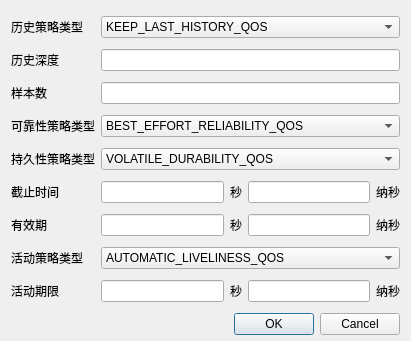
<?xml version="1.0" encoding="UTF-8"?>
<ui version="4.0">
 <class>QosDialog</class>
 <widget class="QDialog" name="QosDialog">
  <property name="geometry">
   <rect>
    <x>0</x>
    <y>0</y>
    <width>400</width>
    <height>341</height>
   </rect>
  </property>
  <property name="windowTitle">
   <string>QoS设置</string>
  </property>
  <layout class="QGridLayout" name="gridLayout">
   <property name="bottomMargin">
    <number>0</number>
   </property>
   <item row="4" column="0">
    <widget class="QLabel" name="label_5">
     <property name="sizePolicy">
      <sizepolicy hsizetype="Preferred" vsizetype="Fixed">
       <horstretch>0</horstretch>
       <verstretch>0</verstretch>
      </sizepolicy>
     </property>
     <property name="text">
      <string>持久性策略类型</string>
     </property>
    </widget>
   </item>
   <item row="4" column="1">
    <widget class="QComboBox" name="cmbDurability">
     <item>
      <property name="text">
       <string>VOLATILE_DURABILITY_QOS</string>
      </property>
     </item>
     <item>
      <property name="text">
       <string>TRANSIENT_LOCAL_DURABILITY_QOS</string>
      </property>
     </item>
     <item>
      <property name="text">
       <string>TRANSIENT_DURABILITY_QOS</string>
      </property>
     </item>
     <item>
      <property name="text">
       <string>PERSISTENT_DURABILITY_QOS</string>
      </property>
     </item>
    </widget>
   </item>
   <item row="5" column="0">
    <widget class="QLabel" name="label_6">
     <property name="sizePolicy">
      <sizepolicy hsizetype="Preferred" vsizetype="Fixed">
       <horstretch>0</horstretch>
       <verstretch>0</verstretch>
      </sizepolicy>
     </property>
     <property name="text">
      <string>截止时间</string>
     </property>
    </widget>
   </item>
   <item row="6" column="1">
    <layout class="QHBoxLayout" name="horizontalLayout_2">
     <item>
      <widget class="QLineEdit" name="leLifespanSec"/>
     </item>
     <item>
      <widget class="QLabel" name="label_10">
       <property name="sizePolicy">
        <sizepolicy hsizetype="Fixed" vsizetype="Preferred">
         <horstretch>0</horstretch>
         <verstretch>0</verstretch>
        </sizepolicy>
       </property>
       <property name="text">
        <string>秒</string>
       </property>
      </widget>
     </item>
     <item>
      <widget class="QLineEdit" name="leLifespanNsec">
       <property name="maxLength">
        <number>10</number>
       </property>
      </widget>
     </item>
     <item>
      <widget class="QLabel" name="label_11">
       <property name="sizePolicy">
        <sizepolicy hsizetype="Fixed" vsizetype="Preferred">
         <horstretch>0</horstretch>
         <verstretch>0</verstretch>
        </sizepolicy>
       </property>
       <property name="text">
        <string>纳秒</string>
       </property>
      </widget>
     </item>
    </layout>
   </item>
   <item row="2" column="0">
    <widget class="QLabel" name="label_3">
     <property name="sizePolicy">
      <sizepolicy hsizetype="Preferred" vsizetype="Fixed">
       <horstretch>0</horstretch>
       <verstretch>0</verstretch>
      </sizepolicy>
     </property>
     <property name="text">
      <string>样本数</string>
     </property>
    </widget>
   </item>
   <item row="3" column="1">
    <widget class="QComboBox" name="cmbReliability">
     <item>
      <property name="text">
       <string>BEST_EFFORT_RELIABILITY_QOS</string>
      </property>
     </item>
     <item>
      <property name="text">
       <string>RELIABLE_RELIABILITY_QOS</string>
      </property>
     </item>
    </widget>
   </item>
   <item row="6" column="0">
    <widget class="QLabel" name="label_9">
     <property name="sizePolicy">
      <sizepolicy hsizetype="Preferred" vsizetype="Fixed">
       <horstretch>0</horstretch>
       <verstretch>0</verstretch>
      </sizepolicy>
     </property>
     <property name="text">
      <string>有效期</string>
     </property>
    </widget>
   </item>
   <item row="7" column="0">
    <widget class="QLabel" name="label_12">
     <property name="sizePolicy">
      <sizepolicy hsizetype="Preferred" vsizetype="Fixed">
       <horstretch>0</horstretch>
       <verstretch>0</verstretch>
      </sizepolicy>
     </property>
     <property name="text">
      <string>活动策略类型</string>
     </property>
    </widget>
   </item>
   <item row="7" column="1">
    <widget class="QComboBox" name="cmbLiveliness">
     <item>
      <property name="text">
       <string>AUTOMATIC_LIVELINESS_QOS</string>
      </property>
     </item>
     <item>
      <property name="text">
       <string>MANUAL_BY_PARTICIPANT_LIVELINESS_QOS</string>
      </property>
     </item>
     <item>
      <property name="text">
       <string>MANUAL_BY_TOPIC_LIVELINESS_QOS</string>
      </property>
     </item>
    </widget>
   </item>
   <item row="0" column="0">
    <widget class="QLabel" name="label">
     <property name="sizePolicy">
      <sizepolicy hsizetype="Preferred" vsizetype="Fixed">
       <horstretch>0</horstretch>
       <verstretch>0</verstretch>
      </sizepolicy>
     </property>
     <property name="text">
      <string>历史策略类型</string>
     </property>
    </widget>
   </item>
   <item row="0" column="1">
    <widget class="QComboBox" name="cmbHistory">
     <item>
      <property name="text">
       <string>KEEP_LAST_HISTORY_QOS</string>
      </property>
     </item>
     <item>
      <property name="text">
       <string>KEEP_ALL_HISTORY_QOS</string>
      </property>
     </item>
    </widget>
   </item>
   <item row="9" column="1">
    <widget class="QDialogButtonBox" name="buttonBox">
     <property name="orientation">
      <enum>Qt::Horizontal</enum>
     </property>
     <property name="standardButtons">
      <set>QDialogButtonBox::Cancel|QDialogButtonBox::Ok</set>
     </property>
    </widget>
   </item>
   <item row="5" column="1">
    <layout class="QHBoxLayout" name="horizontalLayout">
     <item>
      <widget class="QLineEdit" name="leDdlSec"/>
     </item>
     <item>
      <widget class="QLabel" name="label_7">
       <property name="sizePolicy">
        <sizepolicy hsizetype="Fixed" vsizetype="Preferred">
         <horstretch>0</horstretch>
         <verstretch>0</verstretch>
        </sizepolicy>
       </property>
       <property name="text">
        <string>秒</string>
       </property>
      </widget>
     </item>
     <item>
      <widget class="QLineEdit" name="leDdlNsec">
       <property name="maxLength">
        <number>10</number>
       </property>
      </widget>
     </item>
     <item>
      <widget class="QLabel" name="label_8">
       <property name="sizePolicy">
        <sizepolicy hsizetype="Fixed" vsizetype="Preferred">
         <horstretch>0</horstretch>
         <verstretch>0</verstretch>
        </sizepolicy>
       </property>
       <property name="text">
        <string>纳秒</string>
       </property>
      </widget>
     </item>
    </layout>
   </item>
   <item row="1" column="0">
    <widget class="QLabel" name="label_2">
     <property name="sizePolicy">
      <sizepolicy hsizetype="Preferred" vsizetype="Fixed">
       <horstretch>0</horstretch>
       <verstretch>0</verstretch>
      </sizepolicy>
     </property>
     <property name="text">
      <string>历史深度</string>
     </property>
    </widget>
   </item>
   <item row="3" column="0">
    <widget class="QLabel" name="label_4">
     <property name="sizePolicy">
      <sizepolicy hsizetype="Preferred" vsizetype="Fixed">
       <horstretch>0</horstretch>
       <verstretch>0</verstretch>
      </sizepolicy>
     </property>
     <property name="text">
      <string>可靠性策略类型</string>
     </property>
    </widget>
   </item>
   <item row="8" column="0">
    <widget class="QLabel" name="label_13">
     <property name="sizePolicy">
      <sizepolicy hsizetype="Preferred" vsizetype="Fixed">
       <horstretch>0</horstretch>
       <verstretch>0</verstretch>
      </sizepolicy>
     </property>
     <property name="text">
      <string>活动期限</string>
     </property>
    </widget>
   </item>
   <item row="8" column="1">
    <layout class="QHBoxLayout" name="horizontalLayout_3">
     <item>
      <widget class="QLineEdit" name="leLDSec"/>
     </item>
     <item>
      <widget class="QLabel" name="label_14">
       <property name="sizePolicy">
        <sizepolicy hsizetype="Fixed" vsizetype="Preferred">
         <horstretch>0</horstretch>
         <verstretch>0</verstretch>
        </sizepolicy>
       </property>
       <property name="text">
        <string>秒</string>
       </property>
      </widget>
     </item>
     <item>
      <widget class="QLineEdit" name="leLDNsec">
       <property name="maxLength">
        <number>10</number>
       </property>
      </widget>
     </item>
     <item>
      <widget class="QLabel" name="label_15">
       <property name="sizePolicy">
        <sizepolicy hsizetype="Fixed" vsizetype="Preferred">
         <horstretch>0</horstretch>
         <verstretch>0</verstretch>
        </sizepolicy>
       </property>
       <property name="text">
        <string>纳秒</string>
       </property>
      </widget>
     </item>
    </layout>
   </item>
   <item row="1" column="1">
    <widget class="QLineEdit" name="leDepth"/>
   </item>
   <item row="2" column="1">
    <widget class="QLineEdit" name="leSamples"/>
   </item>
  </layout>
 </widget>
 <resources/>
 <connections>
  <connection>
   <sender>buttonBox</sender>
   <signal>accepted()</signal>
   <receiver>QosDialog</receiver>
   <slot>accept()</slot>
   <hints>
    <hint type="sourcelabel">
     <x>248</x>
     <y>254</y>
    </hint>
    <hint type="destinationlabel">
     <x>157</x>
     <y>274</y>
    </hint>
   </hints>
  </connection>
  <connection>
   <sender>buttonBox</sender>
   <signal>rejected()</signal>
   <receiver>QosDialog</receiver>
   <slot>reject()</slot>
   <hints>
    <hint type="sourcelabel">
     <x>316</x>
     <y>260</y>
    </hint>
    <hint type="destinationlabel">
     <x>286</x>
     <y>274</y>
    </hint>
   </hints>
  </connection>
 </connections>
</ui>
